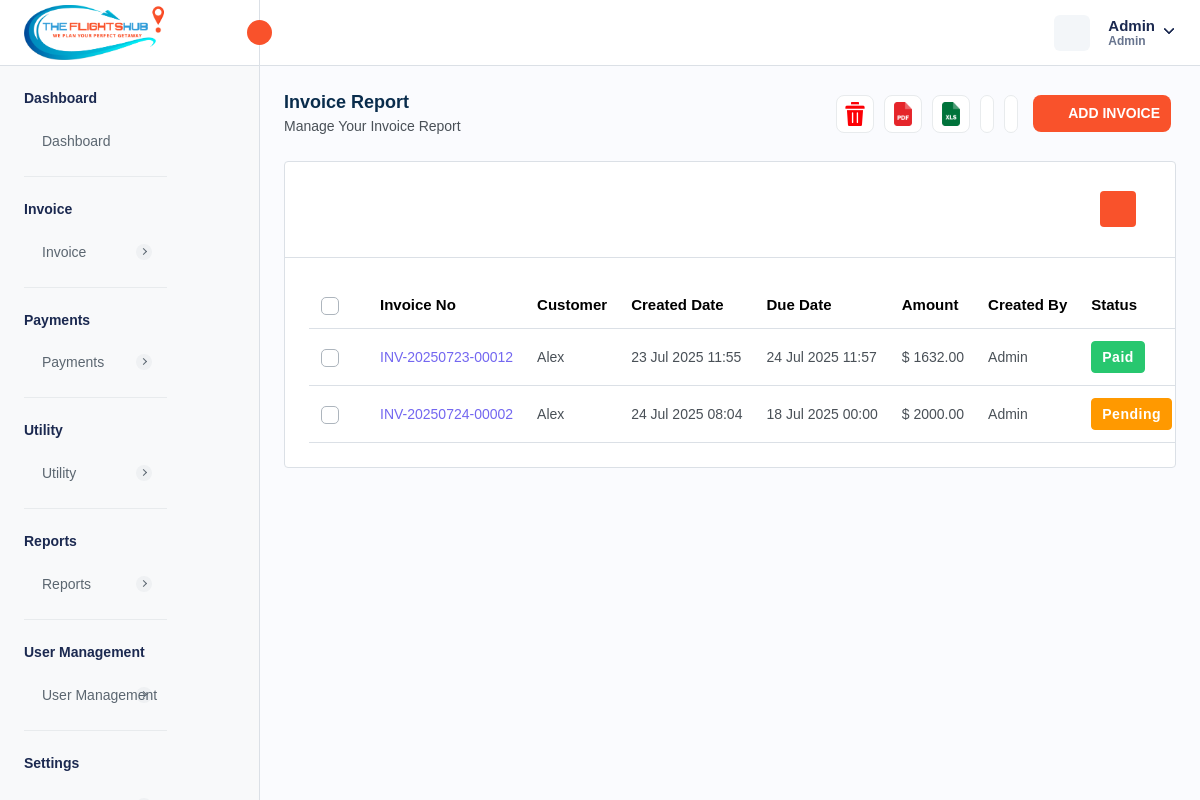
The page /manage-invoice.php (signed in) on the database its author committed.
### tables this page shows
CREATE TABLE `company_settings` (
  `company_id` int NOT NULL AUTO_INCREMENT,
  `company_name` varchar(255) DEFAULT NULL,
  `company_email` varchar(255) DEFAULT NULL,
  `company_phone` varchar(20) DEFAULT NULL,
  `company_website` varchar(255) DEFAULT NULL,
  `company_logo` varchar(255) DEFAULT NULL,
  `favicon` varchar(255) DEFAULT NULL,
  `address` text,
  `country` varchar(100) DEFAULT NULL,
  `state` varchar(100) DEFAULT NULL,
  `city` varchar(100) DEFAULT NULL,
  `postal_code` varchar(20) DEFAULT NULL,
  `gst_number` varchar(255) DEFAULT NULL,
  `bz_number` varchar(255) DEFAULT NULL,
  `created_at` timestamp NULL DEFAULT CURRENT_TIMESTAMP,
  `updated_at` timestamp NULL DEFAULT CURRENT_TIMESTAMP ON UPDATE CURRENT_TIMESTAMP,
  PRIMARY KEY (`company_id`)
);

CREATE TABLE `invoice` (
  `invoice_id` int NOT NULL AUTO_INCREMENT,
  `invoice_number` varchar(255) NOT NULL,
  `invoice_title` varchar(255) DEFAULT NULL,
  `payment_method` enum('CREDIT_CARD','DEBIT_CARD','CASH','CASH_DEPOSIT','NET_BANKING','PAYPAL','OTHER') NOT NULL,
  `transaction_id` varchar(255) DEFAULT NULL,
  `status` enum('PAID','PENDING','CANCELLED','REFUNDED') NOT NULL,
  `airline_name` text,
  `travel_date` varchar(45) DEFAULT NULL,
  `due_date` varchar(255) DEFAULT NULL,
  `customer_name` varchar(255) DEFAULT NULL,
  `service_id` json DEFAULT NULL,
  `from_location` text,
  `to_location` text,
  `customer_address` longtext,
  `description` longtext,
  `reminder_enabled` int NOT NULL DEFAULT '0',
  `reminder_count` int NOT NULL DEFAULT '0',
  `organization` varchar(255) DEFAULT NULL,
  `passenger_details` json DEFAULT NULL,
  `total_amount` decimal(10,2) NOT NULL,
  `created_at` timestamp NULL DEFAULT CURRENT_TIMESTAMP,
  `updated_at` timestamp NULL DEFAULT CURRENT_TIMESTAMP ON UPDATE CURRENT_TIMESTAMP,
  `created_by` int NOT NULL,
  `is_active` int NOT NULL DEFAULT '1',
  PRIMARY KEY (`invoice_id`),
  UNIQUE KEY `invoice_number_UNIQUE` (`invoice_number`),
  UNIQUE KEY `transaction_id_UNIQUE` (`transaction_id`)
);

CREATE TABLE `localization_settings` (
  `id` int NOT NULL AUTO_INCREMENT,
  `language` varchar(50) DEFAULT 'English',
  `timezone` varchar(100) DEFAULT 'UTC',
  `date_format` varchar(20) DEFAULT 'd M Y',
  `time_format` varchar(10) DEFAULT '12',
  `currency_id` int DEFAULT NULL,
  `created_at` datetime DEFAULT CURRENT_TIMESTAMP,
  `updated_at` datetime DEFAULT CURRENT_TIMESTAMP ON UPDATE CURRENT_TIMESTAMP,
  PRIMARY KEY (`id`)
);

CREATE TABLE `currency` (
  `currency_id` int NOT NULL AUTO_INCREMENT,
  `currency_name` varchar(255) DEFAULT NULL,
  `currency_code` varchar(45) DEFAULT NULL,
  `currency_symbol` varchar(45) DEFAULT NULL,
  `currency_rate` decimal(10,2) DEFAULT NULL,
  `created_at` timestamp NULL DEFAULT CURRENT_TIMESTAMP,
  `updated_at` timestamp NULL DEFAULT NULL,
  `is_active` int DEFAULT '1',
  PRIMARY KEY (`currency_id`)
);

### manage-invoice.php (the view, shortened to what this page needs)
<?php
require './database/config.php';
try {
    $stmtFetchLocalizationSettings = $db->prepare("SELECT * FROM localization_settings INNER JOIN currency ON localization_settings.currency_id = currency.currency_id;");
    $stmtFetchLocalizationSettings->execute();
    $localizationSettings = $stmtFetchLocalizationSettings->get_result()->fetch_array(MYSQLI_ASSOC);
    $stmtFetchCompanySettings = $db->prepare("SELECT * FROM company_settings");
    $stmtFetchCompanySettings->execute();
    $companySettings = $stmtFetchCompanySettings->get_result()->fetch_array(MYSQLI_ASSOC);
    if ($_SERVER['REQUEST_METHOD'] == 'GET') {
        $params = [
            'customer' => isset($_GET['customer']) ? $_GET['customer'] : '',
            'from' => isset($_GET['from']) ? $_GET['from'] : '',
            'to' => isset($_GET['to']) ? $_GET['to'] : '',
        ];
        $hasParams = false;
        if ($hasParams) {
            $customerId = $params['customer'] ?? null;
            $startDate = $params['from'] ?? null;
            $endDate = $params['to'] ?? null;
            $startDate = $startDate ? date('Y-m-d', strtotime($startDate)) : null;
            $endDate = $endDate ? date('Y-m-d', strtotime($endDate)) : null;
            $query = "SELECT
            invoice.*,
            invoice.status as invoiceStatus,
            customer.customer_id,
            customer.customer_name,
            admin.admin_username
            FROM invoice
            INNER JOIN customer ON customer.customer_id = invoice.customer_id
            LEFT JOIN admin ON admin.admin_id = invoice.created_by
            WHERE invoice.is_active = 1";
            $conditions = [];
            $paramsToBind = [];
            if ($customerId) {
                $conditions[] = "invoice.customer_id = ?";
                $paramsToBind[] = $customerId;
            }
            if ($startDate) {
                $conditions[] = "DATE(invoice.created_at) >= ?";
                $paramsToBind[] = $startDate;
            }
            if ($endDate) {
                $conditions[] = "DATE(invoice.created_at) <= ?";
                $paramsToBind[] = $endDate;
            }
            if (!empty($conditions)) {
                $query .= " AND " . implode(" AND ", $conditions);
            }
            $stmtFetchInvoices = $db->prepare($query);
            if ($stmtFetchInvoices === false) {
                $_SESSION['error'] = 'Query preparation failed';
            } else {
                if (!empty($paramsToBind)) {
                    $types = str_repeat("s", count($paramsToBind));
                    $stmtFetchInvoices->bind_param($types, ...$paramsToBind);
                }
                if ($stmtFetchInvoices->execute()) {
                    $invoices = $stmtFetchInvoices->get_result();
                } else {
                    $_SESSION['error'] = 'Error fetching filtered invoices';
                }
                $stmtFetchInvoices->close();
            }
        } else {
            $stmtFetchInvoices = $db->prepare("SELECT
                invoice.*,
                invoice.status as invoiceStatus,
                admin.admin_username
                FROM invoice
                LEFT JOIN admin
                ON admin.admin_id = invoice.created_by
                WHERE invoice.is_active = 1
                ");
            if ($stmtFetchInvoices->execute()) {
                $invoices = $stmtFetchInvoices->get_result();
            } else {
                $_SESSION['error'] = 'Error for fetching customers';
            }
        }
    }
} catch (Exception $e) {
    $_SESSION['error'] = $e->getMessage();
}
?>
<!DOCTYPE html>
<html lang="en">
<head>
    <link rel="stylesheet" href="assets/css/bootstrap.min.css">
    <link rel="stylesheet" href="assets/css/animate.css">
    <link rel="stylesheet" href="assets/plugins/select2/css/select2.min.css">
    <link rel="stylesheet" href="assets/css/dataTables.bootstrap5.min.css">
    <link rel="stylesheet" href="assets/css/bootstrap-datetimepicker.min.css">
    <link rel="stylesheet" href="assets/plugins/daterangepicker/daterangepicker.css">
    <link rel="stylesheet" href="assets/plugins/summernote/summernote-bs4.min.css">
    <link rel="stylesheet" href="assets/plugins/fontawesome/css/fontawesome.min.css">
    <link rel="stylesheet" href="assets/plugins/fontawesome/css/all.min.css">
    <link rel="stylesheet" href="assets/css/style.css">
    <link rel="stylesheet" href="https://cdn.jsdelivr.net/npm/notyf@3/notyf.min.css" />
</head>
<body>
    <div class="main-wrapper">
        <div class="header">
            <?php require_once("header.php"); ?>
        </div>
        <div class="sidebar" id="sidebar">
            <?php require_once("sidebar.php"); ?>
        </div>
        <div class="page-wrapper">
            <div class="content">
                <div class="page-header">
                    <div class="add-item d-flex">
                        <div class="page-title">
                            <h4>Invoice Report </h4>
                            <h6>Manage Your Invoice Report</h6>
                        </div>
                    </div>
                    <ul class="table-top-head">
                        <?php if ($isAdmin || hasPermission('Delete Invoice', $privileges, $roleData['0']['role_name'])): ?>
                            <li>
                                <a data-bs-toggle="tooltip" class="multi-delete-button" data-bs-placement="top"
                                    title="Delete"><img src="assets/img/icons/delete.png" alt="img" /></a>
                            </li>
                        <?php endif; ?>
                        <li>
                            <a data-bs-toggle="tooltip" onclick="exportToPDF()" data-bs-placement="top" title="Pdf"><img
                                    src="assets/img/icons/pdf.svg" alt="img" /></a>
                        </li>
                        <li>
                            <a data-bs-toggle="tooltip" onclick="exportToExcel()" data-bs-placement="top"
                                title="Excel"><img src="assets/img/icons/excel.svg" alt="img" /></a>
                        </li>
                        <li>
                            <a href="manage-invoice.php" data-bs-toggle="tooltip" data-bs-placement="top"
                                title="Refresh"><i data-feather="rotate-ccw" class="feather-rotate-ccw"></i></a>
                        </li>
                        <li>
                            <a data-bs-toggle="tooltip" data-bs-placement="top" title="Collapse" id="collapse-header"></a>
                        </li>
                    </ul>
                    <div class="page-btn">
                        <?php if ($isAdmin || hasPermission('Add Invoice', $privileges, $roleData['0']['role_name'])): ?>
                            <a href="add-invoice.php" class="btn btn-added"><i data-feather="plus-circle"
                                    class="me-2"></i>Add Invoice
                            </a>
                        <?php endif; ?>
                    </div>
                </div>
                <div class="card table-list-card">
                    <div class="card-body">
                        <div class="table-top">
                            <div class="search-set">
                                <div class="search-input">
                                    <a href="" class="btn btn-searchset"></a>
                                </div>
                            </div>
                            <div class="search-path">
                                <div class="d-flex align-items-center">
                                    <a class="btn btn-filter" id="filter_search">
                                    </a>
                                </div>
                            </div>
                        </div>
                        <div class="table-responsive">
                            <table id="myTable" class="table  datanew">
                                <thead>
                                    <tr>
                                        <th class="no-sort">
                                            <label class="checkboxs">
                                                <span class="checkmarks"></span>
                                            </label>
                                        </th>
                                        <th>Invoice No</th>
                                        <th>Customer</th>
                                        <th>Created Date</th>
                                        <th>Due Date</th>
                                        <th>Amount</th>
                                        <th>Created By</th>
                                        <th>Status</th>
                                    </tr>
                                </thead>
                                <tbody>
                                    <?php
                                    foreach ($invoices->fetch_all(MYSQLI_ASSOC) as $invoice) { ?>
                                        <tr>
                                            <td>
                                                <label class="checkboxs">
                                                    <span class="checkmarks"></span>
                                                </label>
                                            </td>
                                            <td class="ref-number"><?php echo $invoice['invoice_number'] ?></td>
                                            <td><?php echo $invoice['customer_name'] ?></td>
                                            <td><?php $date = new DateTime($invoice['created_at']);
                                            echo $date->format(isset($localizationSettings["date_format"]) ? $localizationSettings["date_format"] : "d M Y") ?>
                                            </td>
                                            <td><?php $date = new DateTime($invoice['due_date']);
                                            echo $date->format(isset($localizationSettings["date_format"]) ? $localizationSettings["date_format"] : "d M Y") ?>
                                            </td>
                                            <td><?php echo (isset($localizationSettings["currency_symbol"]) ? $localizationSettings["currency_symbol"] : "$") . " " . $invoice['total_amount'] ?>
                                            </td>
                                            <td><?php echo $invoice['admin_username'] ?></td>
                                            <td>
                                                <?php if ($invoice['invoiceStatus'] == 'PAID') { ?>
                                                    <span class="badge badge-lg bg-success">Paid</span>
                                                <?php } elseif ($invoice['invoiceStatus'] == 'CANCELLED') { ?>
                                                    <span class="badge badge-lg bg-danger">Cancelled</span>
                                                <?php } elseif ($invoice['invoiceStatus'] == 'PENDING') { ?>
                                                    <span class="badge badge-lg bg-warning">Pending</span>
                                                <?php } elseif ($invoice['invoiceStatus'] == 'REFUNDED') { ?>
                                                    <span class="badge badge-lg bg-primary">Refunded</span>
                                                <?php } ?>
                                            </td>
                                        </tr>
                                    <?php } ?>
                                </tbody>
                            </table>
                        </div>
                    </div>
                </div>
            </div>
        </div>
    </div>
</body>
</html>

### header.php (shortened to what this page needs)
<div class="header">
    <div class="header-left active">
        <a href="admin-dashboard.php" class="logo logo-normal">
            <img src="<?= isset($companySettings['company_logo']) ? $companySettings['company_logo'] : "assets/img/logo/vis-logo.png" ?>" alt="" />
        </a>
        <a id="toggle_btn" href="javascript:void(0);">
            <i data-feather="chevrons-left" class="feather-16"></i>
        </a>
    </div>
    <ul class="nav user-menu">
        <li class="nav-item nav-item-box">
            <a href="javascript:void(0);" id="btnFullscreen">
            </a>
        </li>
        <li class="nav-item dropdown has-arrow main-drop">
            <a href="javascript:void(0);" class="dropdown-toggle nav-link userset" data-bs-toggle="dropdown">
                <span class="user-info">
                    <span class="user-detail">
                        <span
                            class="user-name"><?php echo isset($_SESSION['admin_name']) ? $_SESSION['admin_name'] : "Vibrantick" ?></span>
                        <span class="user-role"><?php echo isset($_SESSION['admin_role']) ? $_SESSION['admin_role'] : "Admin"  ?></span>
                    </span>
                </span>
            </a>
        </li>
    </ul>
</div>

### rows shown on the page
company_settings: company_logo (picture)
invoice: invoice_number "INV-20250723-00012", customer_name "Alex", created_at.date_format "23 Jul 2025 11:55", due_date.date_format "24 Jul 2025 11:57", total_amount "1632.00", admin.admin_username "Admin", status "Paid"
currency: currency_symbol "$"
invoice: invoice_number "INV-20250724-00002", customer_name "Alex", created_at.date_format "24 Jul 2025 08:04", due_date.date_format "18 Jul 2025 00:00", total_amount "2000.00", admin.admin_username "Admin", status "Pending"

### other values the page prints
$_SESSION['admin_name'] "Admin"
$_SESSION['admin_role'] "Admin"
